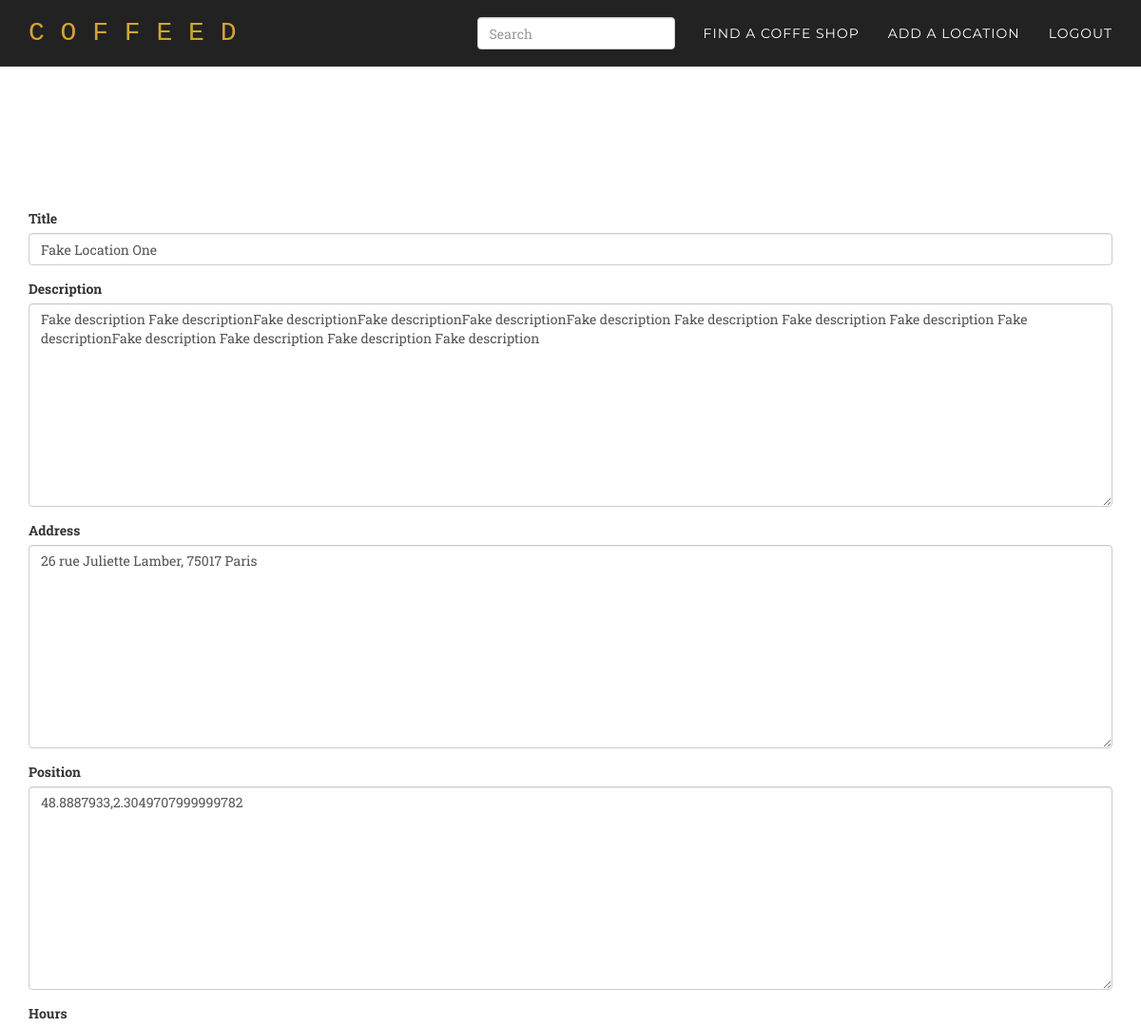
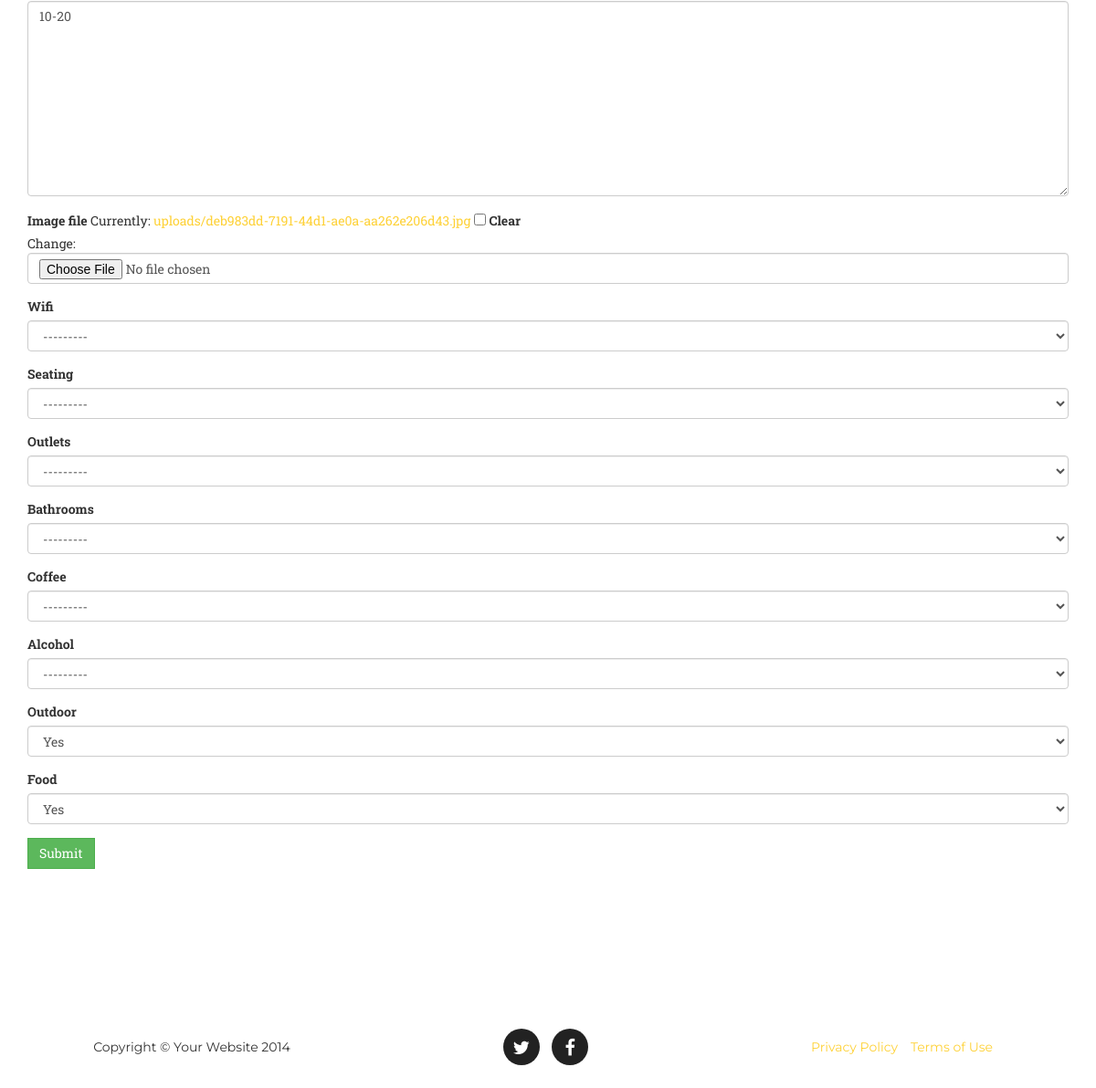
Page /location/1/update/ (signed in) on the committed database (2 pictures, top to bottom).
### core/models.py (models this page shows)
class Location(models.Model):
	title = models.CharField(max_length=300)
 	description = models.TextField(null=True, blank=True)
 	address = models.TextField(null=True, blank=True)
	position = GeopositionField(null=True, blank=True)
 	hours = models.TextField(null=True, blank=True)
 	image_file = models.ImageField(upload_to=upload_to_location, null=True, blank=True)
	wifi = models.IntegerField(choices=WIFI_CHOICES, null=True, blank=True)
	seating = models.IntegerField(choices=PLURAL_CHOICES, null=True, blank=True)
	outlets = models.IntegerField(choices=PLURAL_CHOICES, null=True, blank=True)
	bathrooms = models.IntegerField(choices=YESNO_CHOICES, null=True, blank=True)
	coffee = models.IntegerField(choices=COFFEE_CHOICES, null=True, blank=True)
	alcohol = models.IntegerField(choices=YESNO_CHOICES, null=True, blank=True)
	outdoor = models.IntegerField(choices=YESNO_CHOICES, null=True, blank=True)
	food = models.IntegerField(choices=YESNO_CHOICES, null=True, blank=True)
 	created_at = models.DateTimeField(auto_now_add=True)
 	def __unicode__(self):
 		return self.title
 	def get_absolute_url(self):
 		return reverse (viewname="location_list", args=[self.id])
 	def get_average_rating(self):
 			average = self.review_set.all().aggregate(Avg('rating'))['rating__avg']
 			if average == None:
 				return average
			else:
				return int(average)
	def get_reviews(self):
		return self.review_set.all()

### core/views.py (the view)
# urls.py: url(r'location/(?P<pk>\d+)/update/$', permission_required('is_staff')(coreviews.LocationUpdateView.as_view()), name = 'location_update'),
class LocationUpdateView(UpdateView):
	model = coremodels.Location
	template_name = 'base/form.html'
	fields ="__all__"

### templates/base/form.html (shortened to what this page needs)
{% extends "base/theme.html" %}
{% load widget_tweaks %}
{% block main_content %}
<div class="header-buffer">
</div>
<section id="services">
<div class="container">
<div class="row">
{% if form %}
<div class="col-md-12">
<form action="" method="post" enctype="multipart/form-data">{% csrf_token %}{{ form.media }}
{% for field in form %}
<div class="form-group warning">
<label for="exampleInputFile">{{ field.label }}</label>
{{ field|add_class:"form-control"}}
</div>
{% endfor %}
<input type="submit" class="btn btn-success" role="button" value="{{ verb|default:"Submit" }}" />
</form>
</div>
{% endif %}
</div>
</div>
</section>
{% endblock %}

### templates/base/theme.html (shortened to what this page needs)
{% extends "base/index.html" %}
{% block navigation %}
	<li>
	    <a class="page-scroll" href="/location">Find a Coffe Shop</a>
	</li>
	{% if user.is_authenticated %}
	<li>
	    <a class="page-scroll" href="/location/create">Add a Location</a>
	</li>
	<li>
	    <a class="page-scroll" href="/logout">Logout</a>
	</li>
	{% else %}
	<li>
	    <a class="page-scroll" href="/entrance">Log in</a>
	</li>
	{% endif %}
{% endblock %}
{% block search %}
<form action="/search/" class="navbar-form navbar-right" method="get">
	<div class="form-group">
	<input type="text" placeholder="Search" class="form-control" name="query"></input>
	</div>
</form>
{% endblock %}

### templates/base/index.html (shortened to what this page needs)
{% load staticfiles %}
<!DOCTYPE html>
<html lang="en">
<head>
    <link href="{% static "css/bootstrap.min.css" %}" rel="stylesheet">
    <link href="{% static "css/agency.css" %}" rel="stylesheet">
    <link href="{% static "font-awesome/css/font-awesome.min.css" %}" rel="stylesheet" type="text/css">
</head>
<body id="page-top" class="index">
    <nav class="navbar navbar-default navbar-fixed-top">
        <div class="container">
            <div class="navbar-header page-scroll">
                <a class="navbar-brand page-scroll" href="/">C O F F E E D</a>
            </div>
            <div class="collapse navbar-collapse" id="bs-example-navbar-collapse-1">
                <ul class="nav navbar-nav navbar-right">
                    {% block navigation %}{% endblock %}
                </ul>
                {% block search %}
                {% endblock %}
            </div>
        </div>
    </nav>
    {% block main_content %}{% endblock %}
    <footer>
        <div class="container">
            <div class="row">
                <div class="col-md-4">
                    <span class="copyright">Copyright &copy; Your Website 2014</span>
                </div>
                <div class="col-md-4">
                    <ul class="list-inline social-buttons">
                        <li><a href="https://twitter.com/getcoffeed"><i class="fa fa-twitter"></i></a>
                        </li>
                        <li><a href="https://www.facebook.com/getcoffeed"><i class="fa fa-facebook"></i></a>
                        </li>
                    </ul>
                </div>
                <div class="col-md-4">
                    <ul class="list-inline quicklinks">
                        <li><a href="#">Privacy Policy</a>
                        </li>
                        <li><a href="#">Terms of Use</a>
                        </li>
                    </ul>
                </div>
            </div>
        </div>
    </footer>
</body>
</html>

### static/css/agency.css (style rules this page uses)
body { overflow-x: hidden; font-family: "Roboto Slab","Helvetica Neue",Helvetica,Arial,sans-serif; }
a, a:hover, a:focus, a:active, a.active { outline: 0; }
a { color: #fed136; }
.navbar-default { border-color: transparent; background-color: #222; }
.navbar-default .navbar-brand { font-family: "Kaushan Script","Helvetica Neue",Helvetica,Arial,cursive; color: #fed136; }
.navbar-default .navbar-collapse { border-color: rgba(255,255,255,.02); }
.navbar-default .nav li a { text-transform: uppercase; font-family: Montserrat,"Helvetica Neue",Helvetica,Arial,sans-serif; font-weight: 400; letter-spacing: 1px; color: #fff; }
@media (min-width:768px) { .navbar-default { padding: 10px 0; border: 0; background-color: #222; -webkit-transition: padding .3s; -moz-transition: padding .3s; transition: padding .3s; } }
@media (min-width:768px) { .navbar-default .navbar-brand { font-size: 2em; -webkit-transition: all .3s; -moz-transition: all .3s; transition: all .3s; } }
section { padding: 100px 0; }
@media (min-width:768px) { section { padding: 150px 0; } }
footer { padding: 25px 0; text-align: center; }
footer span.copyright { text-transform: uppercase; text-transform: none; font-family: Montserrat,"Helvetica Neue",Helvetica,Arial,sans-serif; line-height: 40px; }
footer ul.quicklinks { margin-bottom: 0; text-transform: uppercase; text-transform: none; font-family: Montserrat,"Helvetica Neue",Helvetica,Arial,sans-serif; line-height: 40px; }
ul.social-buttons { margin-bottom: 0; }
ul.social-buttons li a { display: block; width: 40px; height: 40px; border-radius: 100%; font-size: 20px; line-height: 40px; outline: 0; color: #fff; background-color: #222; -webkit-transition: all .3s; -moz-transition: all .3s; transition: all .3s; }
body { webkit-tap-highlight-color: #fed136; }
.header-buffer { height:70px; }
.navbar-default .navbar-brand { font-family: "Lucida Console", Monaco, monospace; color: #d4a432; }
.btn { border-radius: 0px; }

### rows in the picture
Location: form "Fake Location One" "Fake description Fake descriptionFake descriptionFake descriptionFake descriptionFake description Fake description Fake description Fake description Fake descriptionFake description Fake description Fake description Fake description" "26 rue Juliette Lamber, 75017 Paris" "48.8887933,2.3049707999999782" "10-20" "---------" "---------" "---------" "---------" "---------" "---------" "Yes" "Yes"

### other values in the picture
{{ field.label }} "Title" "Description" "Address" "Position" "Hours" "Image file" "Wifi" "Seating" "Outlets" "Bathrooms" "Coffee" "Alcohol" "Outdoor" "Food"
